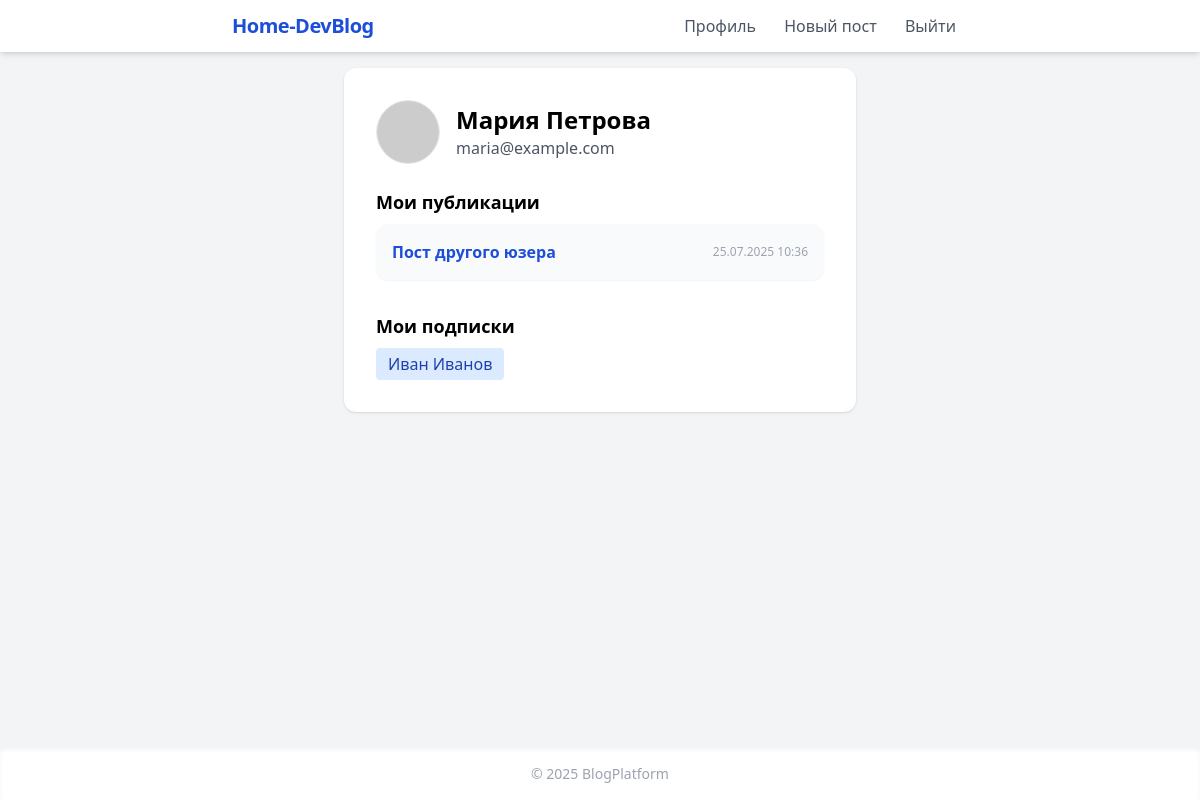
The page /profile (signed in) on the database its author committed.
### app.py (models this page shows)
class User(db.Model):
    id = db.Column(db.Integer, primary_key=True)
    name = db.Column(db.String(80))
    email = db.Column(db.String(120), unique=True, nullable=False)
    password = db.Column(db.String(200), nullable=False)
    avatar = db.Column(db.String(200), nullable=True)

class Post(db.Model):
    id = db.Column(db.Integer, primary_key=True)
    user_id = db.Column(db.Integer, db.ForeignKey('user.id'), nullable=False)
    title = db.Column(db.String(200))
    content = db.Column(db.Text)
    date = db.Column(db.DateTime)
    tags = db.Column(db.String(200))
    is_private = db.Column(db.Boolean, default=False)
    user = db.relationship('User')

### app.py (the view)
@app.route('/profile')
def profile():
    user = get_current_user()
    if not user:
        return redirect(url_for('login'))
    posts = Post.query.filter_by(user_id=user.id).order_by(Post.date.desc()).all()
    subs = Subscription.query.filter_by(subscriber_id=user.id).all()
    subs_users = [User.query.get(s.subscribed_id) for s in subs]
    return render_template('profile.html', user=user, posts=posts, subs_users=subs_users)

### app.py (called while the page is built)
def get_current_user():
    if 'user_id' in session:
        return User.query.get(session['user_id'])
    return None

### templates/profile.html
{% extends "base.html" %}
{% block content %}
<div class="max-w-lg mx-auto bg-white p-8 rounded-xl shadow">
    <div class="flex gap-4 items-center mb-6">
        <img src="{{ user.avatar or 'https://randomuser.me/api/portraits/men/1.jpg' }}" class="w-16 h-16 rounded-full border">
        <div>
            <h1 class="text-2xl font-bold">{{ user.name }}</h1>
            <div class="text-gray-600">{{ user.email }}</div>
        </div>
    </div>
    <h2 class="text-lg font-semibold mb-2">Мои публикации</h2>
    <div class="space-y-4">
    {% for post in posts %}
        <div class="bg-gray-50 rounded-xl p-4 shadow-sm flex items-center gap-2">
            <a href="{{ url_for('post_view', post_id=post.id) }}" class="text-blue-700 font-semibold hover:underline">{{ post.title }}</a>
            <span class="text-xs text-gray-400 ml-auto">{{ post.date.strftime('%d.%m.%Y %H:%M') }}</span>
        </div>
    {% else %}
        <div class="text-gray-400">У вас пока нет публикаций.</div>
    {% endfor %}
    </div>
    <h2 class="text-lg font-semibold mb-2 mt-8">Мои подписки</h2>
    <div class="space-y-3">
    {% for u in subs_users %}
        <a href="{{ url_for('view_user', user_id=u.id) }}" class="inline-block px-3 py-1 bg-blue-100 rounded text-blue-800 hover:bg-blue-200">{{ u.name }}</a>
    {% else %}
        <div class="text-gray-400">Вы ни на кого не подписаны.</div>
    {% endfor %}
    </div>
</div>
{% endblock %}

### rows shown on the page
User: name "Мария Петрова", email "maria@example.com"
Post: title "Пост другого юзера", date "25.07.2025 10:36"
User: name "Иван Иванов"

### other values the page prints
{{ 2025 }} "2025"
